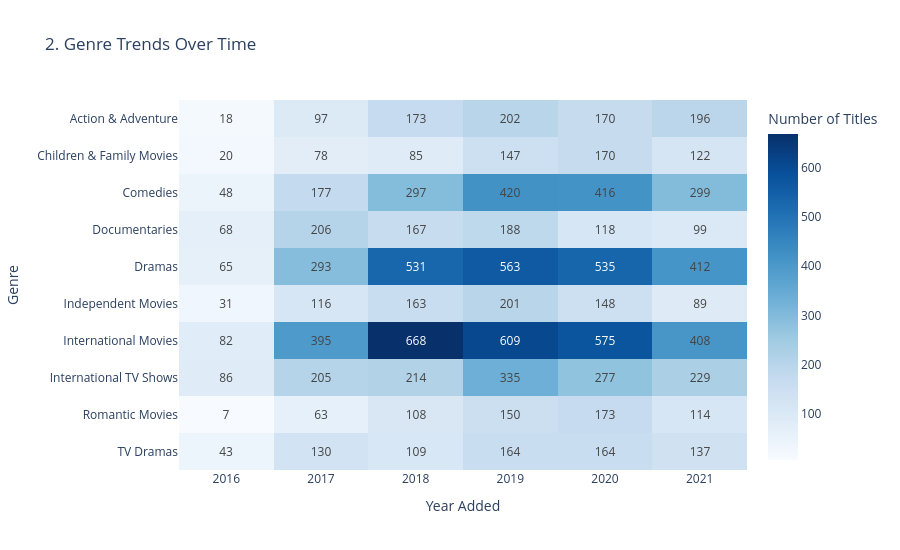

Notebook code cell kept with this figure:
### Markdown cell above
## Visualization 2: Genre Trends Over Time
**Research question:** Which genres are most common, and how has their representation changed?

**Visual mapping:** This is a heatmap. Each row is one of the 10 most common genres in the data being shown. Each column is a year added. Color is the number of titles, and the cell text repeats that count. Darker cells are larger counts. A title can carry more than one genre, so a title can appear in more than one row. Ali et al. compared genres with static charts. This heatmap adds the year, so a genre's rank can be followed across time.

**Scope:** The displayed chart uses titles added from 2016 through 2021, for the same reason as Visualization 1.

**Findings:** International Movies, Dramas, and Comedies stay at the top of the heatmap. International Movies peak in 2018 at 668 titles. Dramas peak in 2019 at 563, and Comedies peak in 2019 at 420. Romantic Movies and Children & Family Movies keep growing into 2020. Most genres then fall by 2021, which matches the decline in Visualization 1, but the peaks are not all in the same year.

### Code cell
def create_chart_2(data):
    genres = data.explode("genre_list").copy()

    top = genres["genre_list"].value_counts().head(10).index
    genres = genres[genres["genre_list"].isin(top)]

    counts = (
        genres.groupby(["genre_list", "year_added"])
        .size()
        .unstack(fill_value=0)
    )

    counts.columns = counts.columns.astype(int)

    fig = px.imshow(
        counts,
        title="2. Genre Trends Over Time",
        labels={
            "x": "Year Added",
            "y": "Genre",
            "color": "Number of Titles"
        },
        aspect="auto",
        text_auto=True,
        color_continuous_scale="Blues"
    )

    fig.update_layout(height=550)

    return fig

added = df.dropna(subset=["year_added"])
added = added[added["year_added"].between(2016, 2021)]
fig = create_chart_2(added)
fig.show()

### Figure 1 — Plotly figure (JSON) as saved in the notebook; plotly's stock layout.template omitted (floating-point values rounded to 4 significant figures)
{"data": [{"coloraxis": "coloraxis", "hovertemplate": "Year Added: %{x}<br>Genre: %{y}<br>Number of Titles: %{z}<extra></extra>", "name": "0", "texttemplate": "%{z}", "type": "heatmap", "x": [2016, 2017, 2018, 2019, 2020, 2021], "xaxis": "x", "y": ["Action & Adventure", "Children & Family Movies", "Comedies", "Documentaries", "Dramas", "Independent Movies", "International Movies", "International TV Shows", "Romantic Movies", "TV Dramas"], "yaxis": "y", "z": [[18, 97, 173, 202, 170, 196], [20, 78, 85, 147, 170, 122], [48, 177, 297, 420, 416, 299], [68, 206, 167, 188, 118, 99], [65, 293, 531, 563, 535, 412], [31, 116, 163, 201, 148, 89], [82, 395, 668, 609, 575, 408], [86, 205, 214, 335, 277, 229], [7, 63, 108, 150, 173, 114], [43, 130, 109, 164, 164, 137]]}], "layout": {"coloraxis": {"autocolorscale": false, "colorbar": {"title": {"text": "Number of Titles"}}, "colorscale": [[0.0, "rgb(247,251,255)"], [0.125, "rgb(222,235,247)"], [0.25, "rgb(198,219,239)"], [0.375, "rgb(158,202,225)"], [0.5, "rgb(107,174,214)"], [0.625, "rgb(66,146,198)"], [0.75, "rgb(33,113,181)"], [0.875, "rgb(8,81,156)"], [1.0, "rgb(8,48,107)"]]}, "height": 550, "title": {"text": "2. Genre Trends Over Time"}, "xaxis": {"anchor": "y", "domain": [0.0, 1.0], "title": {"text": "Year Added"}}, "yaxis": {"anchor": "x", "autorange": "reversed", "domain": [0.0, 1.0], "title": {"text": "Genre"}}}}
